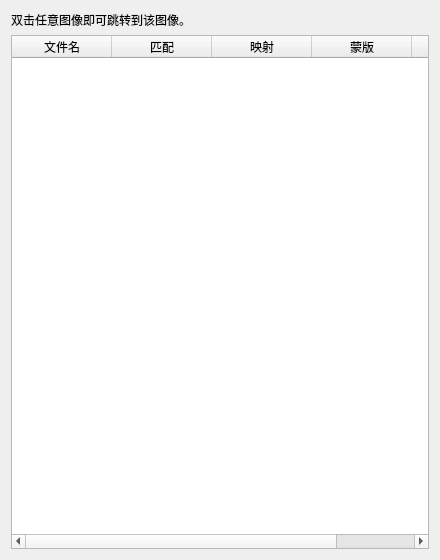
<?xml version="1.0" encoding="UTF-8"?>
<ui version="4.0">
 <class>ImageGroupAssistantDialog</class>
 <widget class="QDialog" name="ImageGroupAssistantDialog">
  <property name="geometry">
   <rect>
    <x>0</x>
    <y>0</y>
    <width>440</width>
    <height>560</height>
   </rect>
  </property>
  <property name="minimumSize">
   <size>
    <width>250</width>
    <height>360</height>
   </size>
  </property>
  <property name="maximumSize">
   <size>
    <width>480</width>
    <height>16777215</height>
   </size>
  </property>
  <property name="windowTitle">
   <string>图像组助手</string>
  </property>
  <layout class="QVBoxLayout" name="verticalLayoutImageGroupAssistant">
   <item>
    <widget class="QLabel" name="labelImageGroupHint">
     <property name="text">
      <string>双击任意图像即可跳转到该图像。</string>
     </property>
     <property name="wordWrap">
      <bool>true</bool>
     </property>
    </widget>
   </item>
   <item>
    <widget class="QTableWidget" name="tableWidgetImageGroup">
     <property name="editTriggers">
      <set>QAbstractItemView::NoEditTriggers</set>
     </property>
     <property name="alternatingRowColors">
      <bool>true</bool>
     </property>
     <property name="selectionMode">
      <enum>QAbstractItemView::SingleSelection</enum>
     </property>
     <property name="selectionBehavior">
      <enum>QAbstractItemView::SelectRows</enum>
     </property>
     <property name="verticalScrollMode">
      <enum>QAbstractItemView::ScrollPerPixel</enum>
     </property>
     <property name="rowCount">
      <number>0</number>
     </property>
     <property name="columnCount">
      <number>5</number>
     </property>
     <attribute name="horizontalHeaderStretchLastSection">
      <bool>false</bool>
     </attribute>
     <attribute name="verticalHeaderVisible">
      <bool>false</bool>
     </attribute>
     <column>
      <property name="text">
       <string>文件名</string>
      </property>
     </column>
     <column>
      <property name="text">
       <string>匹配</string>
      </property>
     </column>
     <column>
      <property name="text">
       <string>映射</string>
      </property>
     </column>
     <column>
      <property name="text">
       <string>蒙版</string>
      </property>
     </column>
     <column>
      <property name="text">
       <string>预览</string>
      </property>
     </column>
    </widget>
   </item>
  </layout>
 </widget>
 <resources/>
 <connections/>
</ui>
